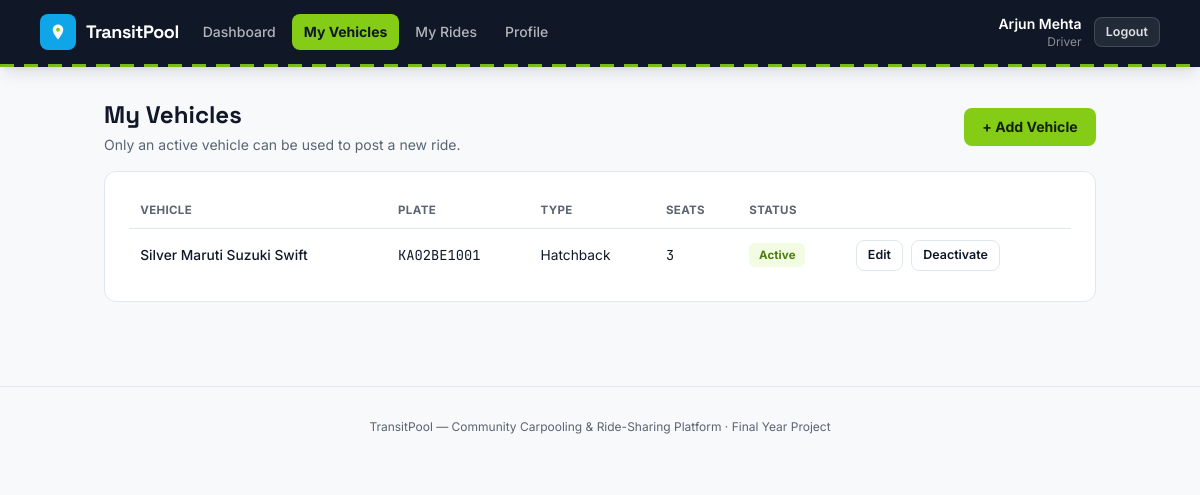
Screenshot of /index.php?route=driver/vehicles (signed in) with the database file from the repository.
### tables this page shows
CREATE TABLE vehicles (
    id            INT UNSIGNED AUTO_INCREMENT PRIMARY KEY,
    driver_id     INT UNSIGNED NOT NULL,
    make          VARCHAR(60)  NOT NULL,
    model         VARCHAR(60)  NOT NULL,
    color         VARCHAR(30)  NOT NULL,
    plate_number  VARCHAR(20)  NOT NULL UNIQUE,
    vehicle_type  ENUM('hatchback','sedan','suv','bike') NOT NULL,
    total_seats   TINYINT UNSIGNED NOT NULL,
    status        ENUM('active','inactive') NOT NULL DEFAULT 'active',
    created_at    TIMESTAMP NOT NULL DEFAULT CURRENT_TIMESTAMP,
    CONSTRAINT fk_vehicles_driver FOREIGN KEY (driver_id) REFERENCES users(id) ON DELETE CASCADE,
    INDEX idx_vehicles_driver (driver_id)
);

### app/controllers/DriverController.php (called while the page is built, shortened)
<?php
require_once __DIR__ . '/../models/Vehicle.php';
class DriverController
{
    public function vehicles(): void
    {
        $vehicles = Vehicle::forDriver(Auth::id());
        require __DIR__ . '/../views/driver/vehicles.php';
    }
}

### public/index.php (called while the page is built, shortened)
<?php
require_once __DIR__ . '/../core/helpers.php';
require_once __DIR__ . '/../core/Database.php';
require_once __DIR__ . '/../core/Auth.php';
require_once __DIR__ . '/../app/models/Vehicle.php';
require_once __DIR__ . '/../app/controllers/DriverController.php';
$router = new Router();
$router->get('login', fn() => (new AuthController())->showLogin());
$router->post('login', fn() => (new AuthController())->login());
$router->get('register', fn() => (new AuthController())->showRegister());
$router->post('register', fn() => (new AuthController())->register());
$router->post('logout', fn() => (new AuthController())->logout());
$router->get('admin/dashboard', fn() => (new AdminController())->dashboard());
$router->get('admin/users', fn() => (new AdminController())->users());
$router->post('admin/users/status', fn() => (new AdminController())->userStatus());
$router->get('admin/vehicles', fn() => (new AdminController())->vehicles());
$router->post('admin/vehicles/status', fn() => (new AdminController())->vehicleStatus());
$router->get('admin/rides', fn() => (new AdminController())->rides());
$router->get('admin/rides/show', fn() => (new AdminController())->rideShow());
$router->post('admin/rides/cancel', fn() => (new AdminController())->rideCancel());
$router->get('admin/bookings', fn() => (new AdminController())->bookings());
$router->get('admin/ratings', fn() => (new AdminController())->ratings());
$router->get('admin/reports', fn() => (new AdminController())->reports());
$router->post('admin/reports/resolve', fn() => (new AdminController())->reportResolve());
$router->get('driver/dashboard', fn() => (new DriverController())->dashboard());
$router->get('driver/vehicles', fn() => (new DriverController())->vehicles());
$router->get('driver/vehicles/new', fn() => (new DriverController())->vehicleNew());
$router->post('driver/vehicles/store', fn() => (new DriverController())->vehicleStore());
$router->get('driver/vehicles/edit', fn() => (new DriverController())->vehicleEdit());
$router->post('driver/vehicles/update', fn() => (new DriverController())->vehicleUpdate());
$router->post('driver/vehicles/deactivate', fn() => (new DriverController())->vehicleDeactivate());
$router->post('driver/vehicles/activate', fn() => (new DriverController())->vehicleActivate());
$router->get('driver/rides', fn() => (new DriverController())->rides());
$router->get('driver/rides/new', fn() => (new DriverController())->rideNew());
$router->post('driver/rides/store', fn() => (new DriverController())->rideStore());
$router->get('driver/rides/edit', fn() => (new DriverController())->rideEdit());
$router->post('driver/rides/update', fn() => (new DriverController())->rideUpdate());
$router->post('driver/rides/cancel', fn() => (new DriverController())->rideCancel());
$router->post('driver/rides/start', fn() => (new DriverController())->rideStart());
$router->post('driver/rides/complete', fn() => (new DriverController())->rideComplete());
$router->get('driver/rides/roster', fn() => (new DriverController())->roster());
$router->get('driver/rides/rate', fn() => (new DriverController())->rateRiders());
$router->post('driver/ratings/store', fn() => (new DriverController())->rateRiderStore());
$router->get('driver/profile', fn() => (new DriverController())->profile());
$router->get('rider/dashboard', fn() => (new RiderController())->dashboard());
$router->get('rider/search', fn() => (new RiderController())->search());
$router->get('rider/rides/show', fn() => (new RiderController())->rideShow());
$router->post('rider/bookings/store', fn() => (new RiderController())->bookingStore());
$router->get('rider/bookings', fn() => (new RiderController())->bookings());
$router->post('rider/bookings/cancel', fn() => (new RiderController())->bookingCancel());
$router->get('rider/rides/rate', fn() => (new RiderController())->rateDriver());
$router->post('rider/ratings/store', fn() => (new RiderController())->rateDriverStore());
$router->get('rider/profile', fn() => (new RiderController())->profile());
$router->get('reports/new', fn() => (new ReportController())->newForm());
$router->post('reports/store', fn() => (new ReportController())->store());
$route = $_GET['route'] ?? '';
$router->dispatch($_SERVER['REQUEST_METHOD'], $route);

### core/Router.php (called while the page is built, shortened)
<?php
class Router
{
    private array $routes = ['GET' => [], 'POST' => []];
    public function get(string $route, callable $handler): void
    {
        $this->routes['GET'][$route] = $handler;
    }
    public function post(string $route, callable $handler): void
    {
        $this->routes['POST'][$route] = $handler;
    }
    public function dispatch(string $method, string $route): void
    {
        $handler = $this->routes[$method][$route] ?? null;
        try {
            $handler();
        } catch (Throwable $e) {
            error_log($e->getMessage());
            http_response_code(500);
            require __DIR__ . '/../app/views/errors/500.php';
        }
    }
}

### core/Auth.php (called while the page is built, shortened)
<?php
require_once __DIR__ . '/Database.php';
class Auth
{
    public static function id(): ?int
    {
        return $_SESSION['user_id'] ?? null;
    }
}

### config/database.php (called while the page is built)
<?php
return [
    'host'     => '127.0.0.1',
    'port'     => 3306,
    'database' => 'carpooling_ride_sharing',
    'username' => 'root',
    'password' => '',
    'charset'  => 'utf8mb4',
];

### core/Database.php (called while the page is built)
<?php
class Database
{
    private static ?PDO $instance = null;
    public static function connect(): PDO
    {
        if (self::$instance === null) {
            $config = require __DIR__ . '/../config/database.php';
            $dsn = sprintf(
                'mysql:host=%s;port=%d;dbname=%s;charset=%s',
                $config['host'],
                $config['port'],
                $config['database'],
                $config['charset']
            );
            self::$instance = new PDO($dsn, $config['username'], $config['password'], [
                PDO::ATTR_ERRMODE            => PDO::ERRMODE_EXCEPTION,
                PDO::ATTR_DEFAULT_FETCH_MODE => PDO::FETCH_ASSOC,
                PDO::ATTR_EMULATE_PREPARES   => false,
            ]);
        }
        return self::$instance;
    }
}

### app/models/Vehicle.php (called while the page is built, shortened)
<?php
require_once __DIR__ . '/../../core/Database.php';
class Vehicle
{
    public static function forDriver(int $driverId): array
    {
        $stmt = Database::connect()->prepare('SELECT * FROM vehicles WHERE driver_id = ? ORDER BY created_at DESC');
        $stmt->execute([$driverId]);
        return $stmt->fetchAll();
    }
}

### core/helpers.php (called while the page is built, shortened)
<?php
function e(?string $value): string
{
    return htmlspecialchars($value ?? '', ENT_QUOTES, 'UTF-8');
}
function status_badge_class(string $status): string
{
    return match ($status) {
        'active', 'confirmed', 'completed', 'resolved', 'scheduled' => 'badge-lime',
        'ongoing' => 'badge-sky',
        'inactive', 'cancelled', 'dismissed' => 'badge-slate',
        'open' => 'badge-amber',
        default => 'badge-slate',
    };
}

### app/views/driver/vehicles.php (the view, shortened to what this page needs)
<?php $pageTitle = 'My Vehicles'; require __DIR__ . '/../partials/header.php'; require __DIR__ . '/../partials/navbar.php'; ?>
<main class="max-w-5xl mx-auto px-4 py-8">
    <div class="card-head">
        <div>
            <h1 class="font-display text-2xl font-bold">My Vehicles</h1>
            <p class="text-slateink text-sm mt-1">Only an active vehicle can be used to post a new ride.</p>
        </div>
        <a href="/index.php?route=driver/vehicles/new" class="btn-accent">+ Add Vehicle</a>
    </div>
    <div class="card">
        <div class="table-scroll">
            <table class="data-table">
                <thead><tr><th>Vehicle</th><th>Plate</th><th>Type</th><th>Seats</th><th>Status</th><th></th></tr></thead>
                <tbody>
                <?php foreach ($vehicles as $v): ?>
                    <tr>
                        <td class="font-medium"><?= e($v['color']) ?> <?= e($v['make']) ?> <?= e($v['model']) ?></td>
                        <td class="font-mono-tab"><?= e($v['plate_number']) ?></td>
                        <td class="capitalize"><?= e($v['vehicle_type']) ?></td>
                        <td class="font-mono-tab"><?= (int)$v['total_seats'] ?></td>
                        <td><span class="badge <?= status_badge_class($v['status']) ?>"><?= e(ucfirst($v['status'])) ?></span></td>
                        <td class="flex gap-2">
                            <a href="/index.php?route=driver/vehicles/edit&id=<?= (int)$v['id'] ?>" class="btn-secondary btn-sm">Edit</a>
                            <?php if ($v['status'] === 'active'): ?>
                                <form method="POST" action="/index.php?route=driver/vehicles/deactivate" data-confirm="Deactivate this vehicle? It won't be usable for new rides until reactivated.">
                                    <button type="submit" class="btn-secondary btn-sm">Deactivate</button>
                                </form>
                            <?php endif; ?>
                        </td>
                    </tr>
                <?php endforeach; ?>
                </tbody>
            </table>
        </div>
    </div>
</main>
<?php require __DIR__ . '/../partials/footer.php'; ?>

### public/assets/css/style.css (style rules this page uses)
* { box-sizing: border-box; }
h1, h2, h3, h4, .font-display { font-family: 'Space Grotesk', 'Inter', sans-serif; }
.font-mono-tab { font-family: 'JetBrains Mono', monospace; font-variant-numeric: tabular-nums; }
.card { background: #fff; border: 1px solid var(--line, #E1E7EE); border-radius: 12px; padding: 1.25rem 1.5rem; margin-bottom: 1.25rem; }
.card-head { display: flex; align-items: center; justify-content: space-between; gap: 1rem; margin-bottom: 1rem; flex-wrap: wrap; }
.btn-accent { background: #84CC16; color: #14210A; border-radius: 8px; padding: 0.55rem 1.15rem; font-weight: 700; font-size: 0.88rem; display: inline-flex; align-items: center; justify-content: center; gap: .4rem; border: none; cursor: pointer; }
.btn-secondary { background: #fff; color: #101828; border: 1px solid #E1E7EE; border-radius: 8px; padding: 0.55rem 1.15rem; font-weight: 600; font-size: 0.88rem; display: inline-flex; align-items: center; justify-content: center; gap: .4rem; cursor: pointer; }
.btn-sm { padding: 0.32rem 0.7rem; font-size: 0.78rem; }
.badge { display:inline-flex; align-items:center; padding: 0.2rem 0.6rem; border-radius: 6px; font-size: 0.72rem; font-weight: 700; letter-spacing: 0.01em; }
.badge-lime { background: #F2FCE3; color: #4D7C0F; }
.table-scroll { overflow-x: auto; }
.data-table { width: 100%; border-collapse: collapse; font-size: 0.86rem; }
.data-table th { text-align: left; padding: 0.6rem 0.7rem; color: #5B6472; font-weight: 700; font-size: 0.72rem; text-transform: uppercase; letter-spacing: 0.03em; border-bottom: 1px solid #E1E7EE; }
.data-table td { padding: 0.65rem 0.7rem; border-bottom: 1px solid #EEF1F4; vertical-align: middle; }
.data-table tr:last-child td { border-bottom: none; }

### rows the page displays
vehicles: color "Silver", make "Maruti Suzuki", model "Swift", plate_number "KA02BE1001", vehicle_type "Hatchback", total_seats "3", status "Active"

### other values shown
$label "Dashboard"
$label "My Vehicles"
$label "My Rides"
$label "Profile"
Auth::name() "Arjun Mehta"
str_replace('_', ' ', $role ?? '') "Driver"
